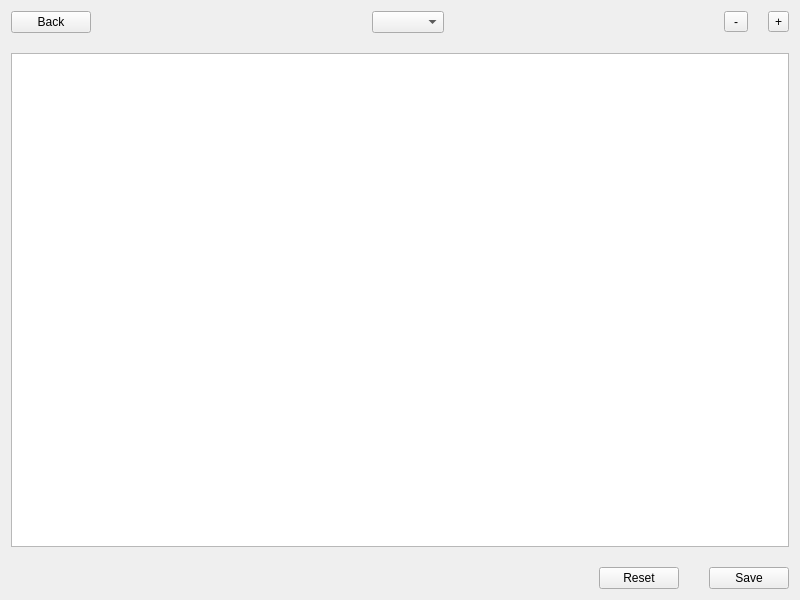
<?xml version="1.0" encoding="UTF-8"?>
<ui version="4.0">
 <class>EditList</class>
 <widget class="QWidget" name="EditList">
  <property name="geometry">
   <rect>
    <x>0</x>
    <y>0</y>
    <width>800</width>
    <height>600</height>
   </rect>
  </property>
  <property name="windowTitle">
   <string>Form</string>
  </property>
  <layout class="QVBoxLayout" name="verticalLayout">
   <property name="spacing">
    <number>20</number>
   </property>
   <item>
    <layout class="QHBoxLayout" name="horizontalLayout">
     <item>
      <widget class="QPushButton" name="back_button">
       <property name="text">
        <string>Back</string>
       </property>
      </widget>
     </item>
     <item>
      <spacer name="horizontalSpacer">
       <property name="orientation">
        <enum>Qt::Horizontal</enum>
       </property>
       <property name="sizeHint" stdset="0">
        <size>
         <width>40</width>
         <height>20</height>
        </size>
       </property>
      </spacer>
     </item>
     <item>
      <widget class="QComboBox" name="lists_combo_box"/>
     </item>
     <item>
      <spacer name="horizontalSpacer_3">
       <property name="orientation">
        <enum>Qt::Horizontal</enum>
       </property>
       <property name="sizeHint" stdset="0">
        <size>
         <width>40</width>
         <height>20</height>
        </size>
       </property>
      </spacer>
     </item>
     <item>
      <widget class="QToolButton" name="delete_row_button">
       <property name="sizePolicy">
        <sizepolicy hsizetype="Fixed" vsizetype="Fixed">
         <horstretch>0</horstretch>
         <verstretch>0</verstretch>
        </sizepolicy>
       </property>
       <property name="minimumSize">
        <size>
         <width>24</width>
         <height>0</height>
        </size>
       </property>
       <property name="text">
        <string>-</string>
       </property>
      </widget>
     </item>
     <item>
      <widget class="QToolButton" name="add_row_button">
       <property name="text">
        <string>+</string>
       </property>
      </widget>
     </item>
    </layout>
   </item>
   <item>
    <widget class="QTreeView" name="edit_list_tree_view"/>
   </item>
   <item>
    <layout class="QHBoxLayout" name="horizontalLayout_2">
     <property name="spacing">
      <number>30</number>
     </property>
     <item>
      <spacer name="horizontalSpacer_2">
       <property name="orientation">
        <enum>Qt::Horizontal</enum>
       </property>
       <property name="sizeHint" stdset="0">
        <size>
         <width>40</width>
         <height>20</height>
        </size>
       </property>
      </spacer>
     </item>
     <item>
      <widget class="QPushButton" name="reset_button">
       <property name="text">
        <string>Reset</string>
       </property>
      </widget>
     </item>
     <item>
      <widget class="QPushButton" name="save_button">
       <property name="text">
        <string>Save</string>
       </property>
      </widget>
     </item>
    </layout>
   </item>
  </layout>
 </widget>
 <resources/>
 <connections/>
</ui>
